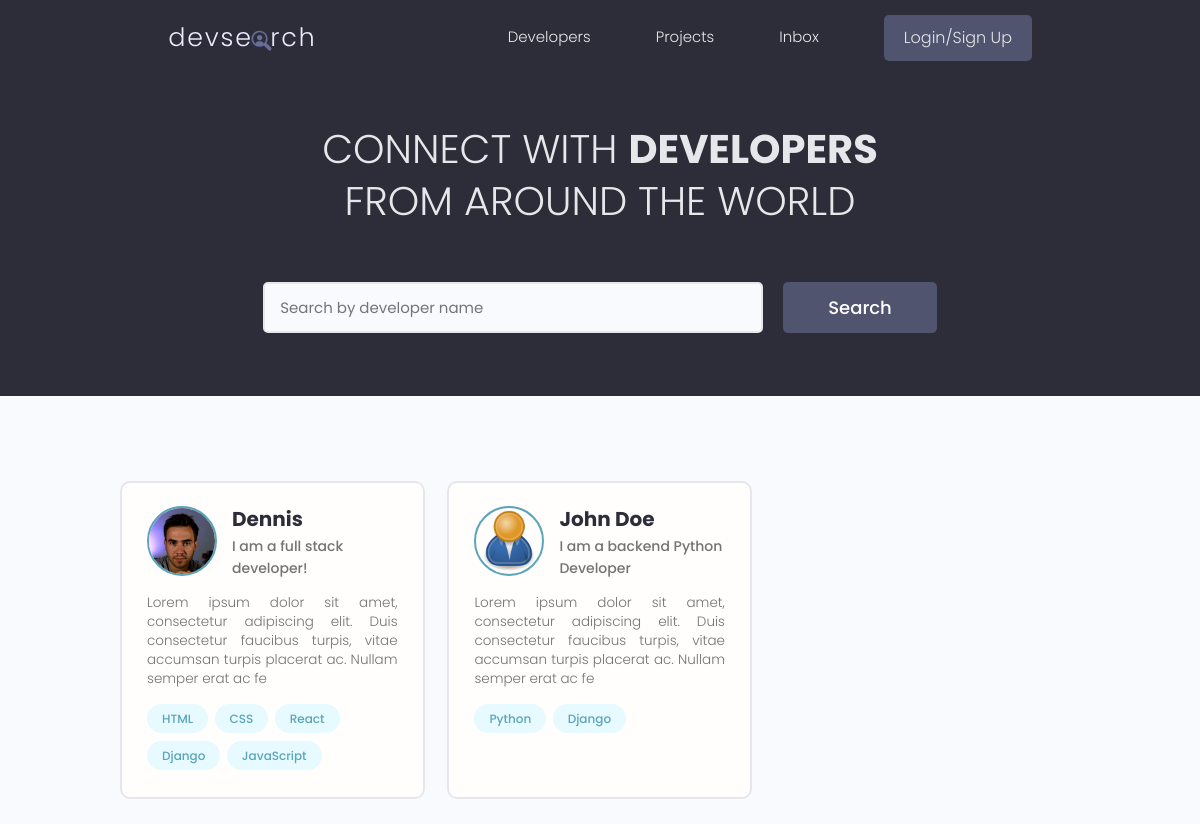
The app's page /, older data.
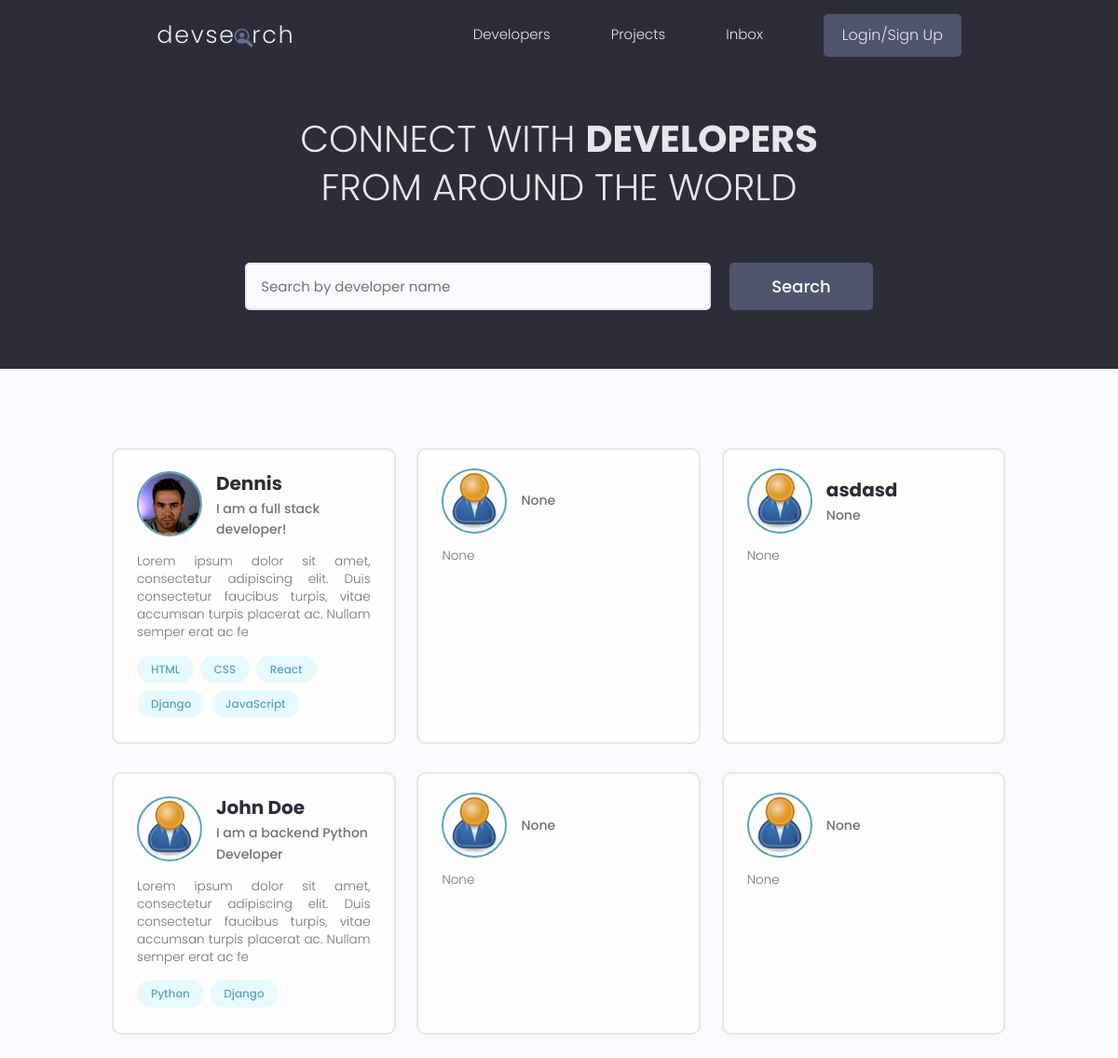
The same page, newer data.
### users/models.py (models this page shows, shortened)
class Profile(models.Model):
    user = models.OneToOneField(
        User, on_delete=models.CASCADE, null=True, blank=True)
    name = models.CharField(max_length=200, blank=True, null=True)
    email = models.EmailField(max_length=500, blank=True, null=True)
    username = models.CharField(max_length=200, blank=True, null=True)
    location = models.CharField(max_length=200, blank=True, null=True)
    short_intro = models.CharField(max_length=500, blank=True, null=True)
    bio = models.TextField(blank=True, null=True)
    profile_image = models.ImageField(
        null=True, blank=True, upload_to='profiles/', default='profiles/user-default.png')
    social_github = models.CharField(max_length=200, blank=True, null=True)
    social_twitter = models.CharField(max_length=200, blank=True, null=True)
    social_linkedin = models.CharField(max_length=200, blank=True, null=True)
    social_youtube = models.CharField(max_length=200, blank=True, null=True)
    social_website = models.CharField(max_length=200, blank=True, null=True)
    created = models.DateTimeField(auto_now_add=True)
    id = models.UUIDField(default=uuid.uuid4, unique=True,
                          primary_key=True, editable=False)

class Skill(models.Model):
    owner = models.ForeignKey(
        Profile, on_delete=models.CASCADE, null=True, blank=True)
    name = models.CharField(max_length=200, null=True, blank=True)
    description = models.TextField(null=True, blank=True)
    created = models.DateTimeField(auto_now_add=True)
    id = models.UUIDField(default=uuid.uuid4, unique=True,
                          primary_key=True, editable=False)
    def __str__(self) -> str:
        return str(self.name)

### users/views.py (the view)
# urls.py: path('', views.profiles, name='profiles'),
def profiles(request):
    profiles, text = searchProfiles(request)
    context = {'profiles': profiles, 'text': text}
    return render(request, 'users/profiles.html', context)

### users/utils.py (called while the page is built)
def searchProfiles(request):
    text = ''
    if request.GET.get('text'):
        text = request.GET.get('text')
    skills = Skill.objects.filter(name__icontains=text)
    profiles = Profile.objects.distinct().filter(
        Q(name__icontains=text) | Q(short_intro=text) | Q(skill__in=skills))
    return profiles, text

### users/templates/users/profiles.html (shortened to what this page needs)
{% extends 'main.html' %}
{% block content %}
  <main class="home">
    <section class="hero-section text-center">
      <div class="container container--narrow">
        <div class="hero-section__box">
          <h2>CONNECT WITH <span>DEVELOPERS</span></h2>
          <h2>FROM AROUND THE WORLD</h2>
        </div>
        <div class="hero-section__search">
          <form class="form" action="{% url 'profiles' %}" method="get">
            <div class="form__field">
              <input class="input input--text" id="formInput#search" type="text" name="text" value="{{text}}"
                placeholder="Search by developer name" />
            </div>
            <input class="btn btn--sub btn--lg" type="submit" value="Search" />
          </form>
        </div>
      </div>
    </section>
    <section class="devlist">
      <div class="container">
        <div class="grid grid--three">
            {% for profile in profiles %}
          <div class="column card">
            <div class="dev">
              <a href="{% url 'user-profile' profile.id %}" class="card__body">
                <div class="dev__profile">
                  <img class="avatar avatar--md" src="{{profile.profile_image.url}}" alt="image" />
                  <div class="dev__meta">
                    <h3>{{profile.name}}</h3>
                    <h5>{{profile.short_intro | slice:"60"}}</h5>
                  </div>
                </div>
                <p class="dev__info">
                  {{profile.bio | slice:"150"}}
                </p>
                <div class="dev__skills">
                    {% for skill in profile.skill_set.all|slice:"5" %}
                  <span class="tag tag--pill tag--main">
                    <small>{{skill}}</small>
                  </span>
                  {% endfor %}
                </div>
              </a>
            </div>
          </div>
          {% endfor %}
        </div>
      </div>
    </section>
  </main>
{% endblock content %}

Row changes from the older to the newer data that the page shows:
added Profile: profile_image (placeholder picture), short_intro "None", bio "None"
added Profile: profile_image (placeholder picture), name "asdasd", short_intro "None", bio "None"
added Profile: profile_image (placeholder picture), short_intro "None", bio "None"
added Profile: profile_image (placeholder picture), short_intro "None", bio "None"
